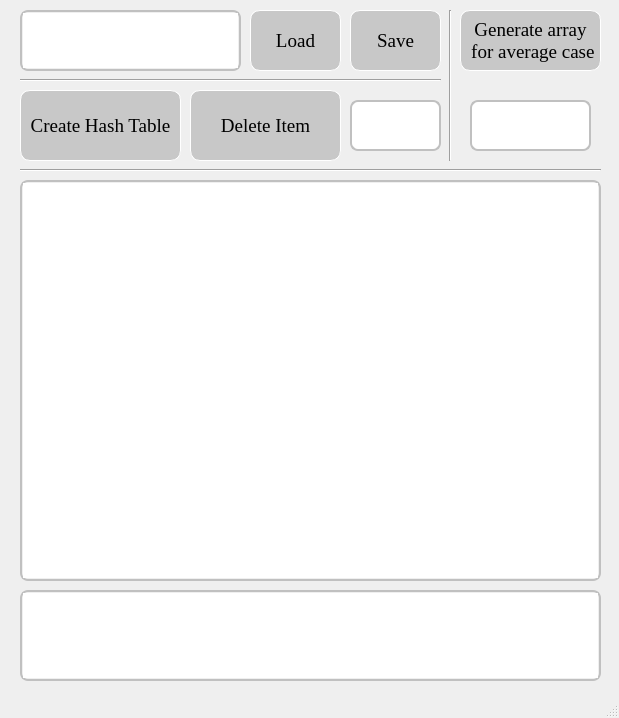
<?xml version="1.0" encoding="UTF-8"?>
<ui version="4.0">
 <class>MainWindow</class>
 <widget class="QMainWindow" name="MainWindow">
  <property name="geometry">
   <rect>
    <x>0</x>
    <y>0</y>
    <width>619</width>
    <height>718</height>
   </rect>
  </property>
  <property name="windowTitle">
   <string>MainWindow</string>
  </property>
  <property name="styleSheet">
   <string notr="true">#topPanel { background-color: 
  qlineargradient(spread:reflect, x1:0.5, y1:0, x2:0, y2:0, 
  stop:0 rgba(91, 204, 233, 100), stop:1 rgba(32, 80, 96, 
  100)); }</string>
  </property>
  <widget class="QWidget" name="centralwidget">
   <property name="styleSheet">
    <string notr="true">#centralWidget { background: rgba(132, 180, 196, 100); }</string>
   </property>
   <widget class="QPushButton" name="create">
    <property name="geometry">
     <rect>
      <x>20</x>
      <y>90</y>
      <width>161</width>
      <height>71</height>
     </rect>
    </property>
    <property name="font">
     <font>
      <family>Times New Roman</family>
      <pointsize>14</pointsize>
     </font>
    </property>
    <property name="styleSheet">
     <string notr="true">border: 1px solid white;
border-radius: 10px;
padding: 0 4px;
background: rgb(200, 200, 200);</string>
    </property>
    <property name="text">
     <string>Create Hash Table</string>
    </property>
   </widget>
   <widget class="QTextEdit" name="output">
    <property name="geometry">
     <rect>
      <x>20</x>
      <y>180</y>
      <width>581</width>
      <height>401</height>
     </rect>
    </property>
    <property name="font">
     <font>
      <family>HelveticaNeueLT Pro 55 Roman</family>
      <pointsize>13</pointsize>
      <weight>50</weight>
      <italic>false</italic>
      <bold>false</bold>
     </font>
    </property>
    <property name="styleSheet">
     <string notr="true">padding: 1px;
border-style: solid;
border: 2px solid silver;
border-radius: 8px;</string>
    </property>
   </widget>
   <widget class="QLineEdit" name="input">
    <property name="geometry">
     <rect>
      <x>350</x>
      <y>100</y>
      <width>91</width>
      <height>51</height>
     </rect>
    </property>
    <property name="font">
     <font>
      <family>Courier New</family>
      <pointsize>14</pointsize>
     </font>
    </property>
    <property name="styleSheet">
     <string notr="true">padding: 1px;
border-style: solid;
border: 2px solid silver;
border-radius: 8px;</string>
    </property>
    <property name="maxLength">
     <number>12</number>
    </property>
   </widget>
   <widget class="QPushButton" name="openfile">
    <property name="geometry">
     <rect>
      <x>250</x>
      <y>10</y>
      <width>91</width>
      <height>61</height>
     </rect>
    </property>
    <property name="font">
     <font>
      <family>Times New Roman</family>
      <pointsize>14</pointsize>
     </font>
    </property>
    <property name="styleSheet">
     <string notr="true">border: 1px solid white;
border-radius: 10px;
padding: 0 4px;
background: rgb(200, 200, 200);</string>
    </property>
    <property name="text">
     <string>Load</string>
    </property>
   </widget>
   <widget class="QPushButton" name="savefile">
    <property name="geometry">
     <rect>
      <x>350</x>
      <y>10</y>
      <width>91</width>
      <height>61</height>
     </rect>
    </property>
    <property name="font">
     <font>
      <family>Times New Roman</family>
      <pointsize>14</pointsize>
     </font>
    </property>
    <property name="styleSheet">
     <string notr="true">border: 1px solid white;
border-radius: 10px;
padding: 0 4px;
background: rgb(200, 200, 200);</string>
    </property>
    <property name="text">
     <string>Save</string>
    </property>
   </widget>
   <widget class="QTextEdit" name="inputht">
    <property name="geometry">
     <rect>
      <x>20</x>
      <y>10</y>
      <width>221</width>
      <height>61</height>
     </rect>
    </property>
    <property name="font">
     <font>
      <family>Courier New</family>
      <pointsize>12</pointsize>
     </font>
    </property>
    <property name="styleSheet">
     <string notr="true">padding: 1px;
border-style: solid;
border: 2px solid silver;
border-radius: 8px;</string>
    </property>
   </widget>
   <widget class="QPushButton" name="deleteItem">
    <property name="geometry">
     <rect>
      <x>190</x>
      <y>90</y>
      <width>151</width>
      <height>71</height>
     </rect>
    </property>
    <property name="font">
     <font>
      <family>Times New Roman</family>
      <pointsize>14</pointsize>
     </font>
    </property>
    <property name="styleSheet">
     <string notr="true">border: 1px solid white;
border-radius: 10px;
padding: 0 4px;
background: rgb(200, 200, 200);</string>
    </property>
    <property name="text">
     <string>Delete Item</string>
    </property>
   </widget>
   <widget class="Line" name="line">
    <property name="geometry">
     <rect>
      <x>20</x>
      <y>70</y>
      <width>421</width>
      <height>21</height>
     </rect>
    </property>
    <property name="orientation">
     <enum>Qt::Horizontal</enum>
    </property>
   </widget>
   <widget class="Line" name="line_2">
    <property name="geometry">
     <rect>
      <x>20</x>
      <y>160</y>
      <width>581</width>
      <height>21</height>
     </rect>
    </property>
    <property name="orientation">
     <enum>Qt::Horizontal</enum>
    </property>
   </widget>
   <widget class="QPushButton" name="averagecase">
    <property name="geometry">
     <rect>
      <x>460</x>
      <y>10</y>
      <width>141</width>
      <height>61</height>
     </rect>
    </property>
    <property name="font">
     <font>
      <family>Times New Roman</family>
      <pointsize>14</pointsize>
     </font>
    </property>
    <property name="styleSheet">
     <string notr="true">border: 1px solid white;
border-radius: 10px;
padding: 0 4px;
background: rgb(200, 200, 200);</string>
    </property>
    <property name="text">
     <string>Generate array
 for average case</string>
    </property>
   </widget>
   <widget class="QLineEdit" name="sizeac">
    <property name="geometry">
     <rect>
      <x>470</x>
      <y>100</y>
      <width>121</width>
      <height>51</height>
     </rect>
    </property>
    <property name="font">
     <font>
      <family>Courier New</family>
      <pointsize>14</pointsize>
     </font>
    </property>
    <property name="styleSheet">
     <string notr="true">padding: 1px;
border-style: solid;
border: 2px solid silver;
border-radius: 8px;</string>
    </property>
   </widget>
   <widget class="Line" name="line_3">
    <property name="geometry">
     <rect>
      <x>440</x>
      <y>10</y>
      <width>20</width>
      <height>151</height>
     </rect>
    </property>
    <property name="orientation">
     <enum>Qt::Vertical</enum>
    </property>
   </widget>
   <widget class="QTextEdit" name="info">
    <property name="geometry">
     <rect>
      <x>20</x>
      <y>590</y>
      <width>581</width>
      <height>91</height>
     </rect>
    </property>
    <property name="font">
     <font>
      <family>HelveticaNeueLT Pro 55 Roman</family>
      <pointsize>12</pointsize>
     </font>
    </property>
    <property name="styleSheet">
     <string notr="true">padding: 1px;
border-style: solid;
border: 2px solid silver;
border-radius: 8px;</string>
    </property>
   </widget>
  </widget>
  <widget class="QMenuBar" name="menubar">
   <property name="geometry">
    <rect>
     <x>0</x>
     <y>0</y>
     <width>619</width>
     <height>21</height>
    </rect>
   </property>
  </widget>
  <widget class="QStatusBar" name="statusbar"/>
 </widget>
 <resources/>
 <connections/>
</ui>
